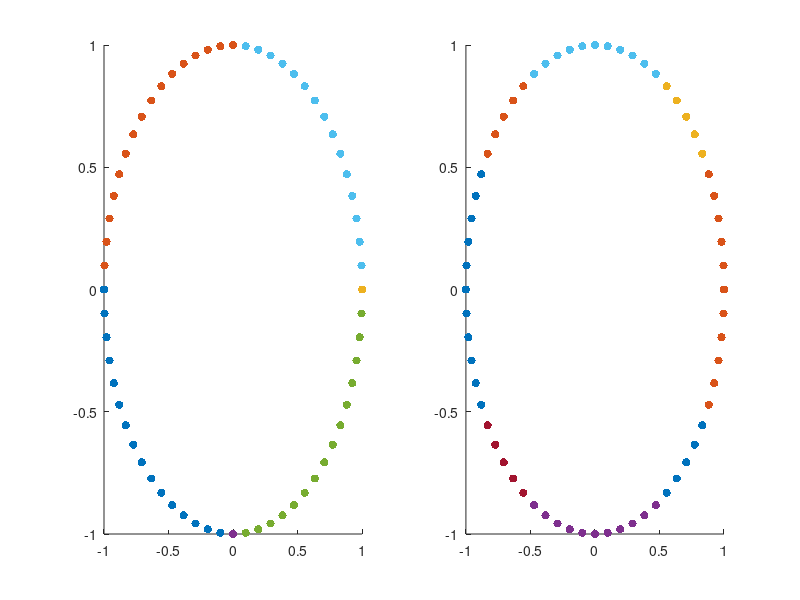

The MATLAB script that drew this image:

angles = linspace(0,2*pi,65);
angles(end) = [];

xCeil = zeros(size(angles));
yCeil = zeros(size(angles));

xAway = zeros(size(angles));
yAway = zeros(size(angles));

xTrue = zeros(size(angles));
yTrue = zeros(size(angles));

colorArr = ones(numel(angles),1)*0.5;
colorCeil = zeros(numel(angles),3);
colorAway = zeros(numel(angles),3);

for n = 1:numel(angles)
    xTrue(n) = -1*cos(angles(n));
    yTrue(n) = sin(angles(n));
    
    xCeil(n) = ceil(cos(angles(n)));
    yCeil(n) = ceil(sin(angles(n)));
    
    xAway(n) = round(cos(angles(n)));
    yAway(n) = round(sin(angles(n)));
end

colorCeil(:,1) = .5*(1+xCeil');
colorCeil(:,2) = .5*(1+yCeil');
colorAway(:,1) = .5*(1+xAway');
colorAway(:,2) = .5*(1+yAway');

figure
subplot(1,2,1)
for x = 0:.5:1
    for y = 0:.5:1
        plotIdx = colorCeil(:,1) == x & colorCeil(:,2) == y;
        scatter(xTrue(plotIdx),yTrue(plotIdx),'filled')
        hold on
    end
end
subplot(1,2,2)
for x = 0:.5:1
    for y = 0:.5:1
        plotIdx = colorAway(:,1) == x & colorAway(:,2) == y;
        scatter(xTrue(plotIdx),yTrue(plotIdx),'filled')
        hold on
    end
end

% figure
% subplot(1,2,1)
% scatter(xTrue,yTrue,[],colorCeil,'filled')
% subplot(1,2,2)
% scatter(xTrue,yTrue,[],colorAway,'filled')